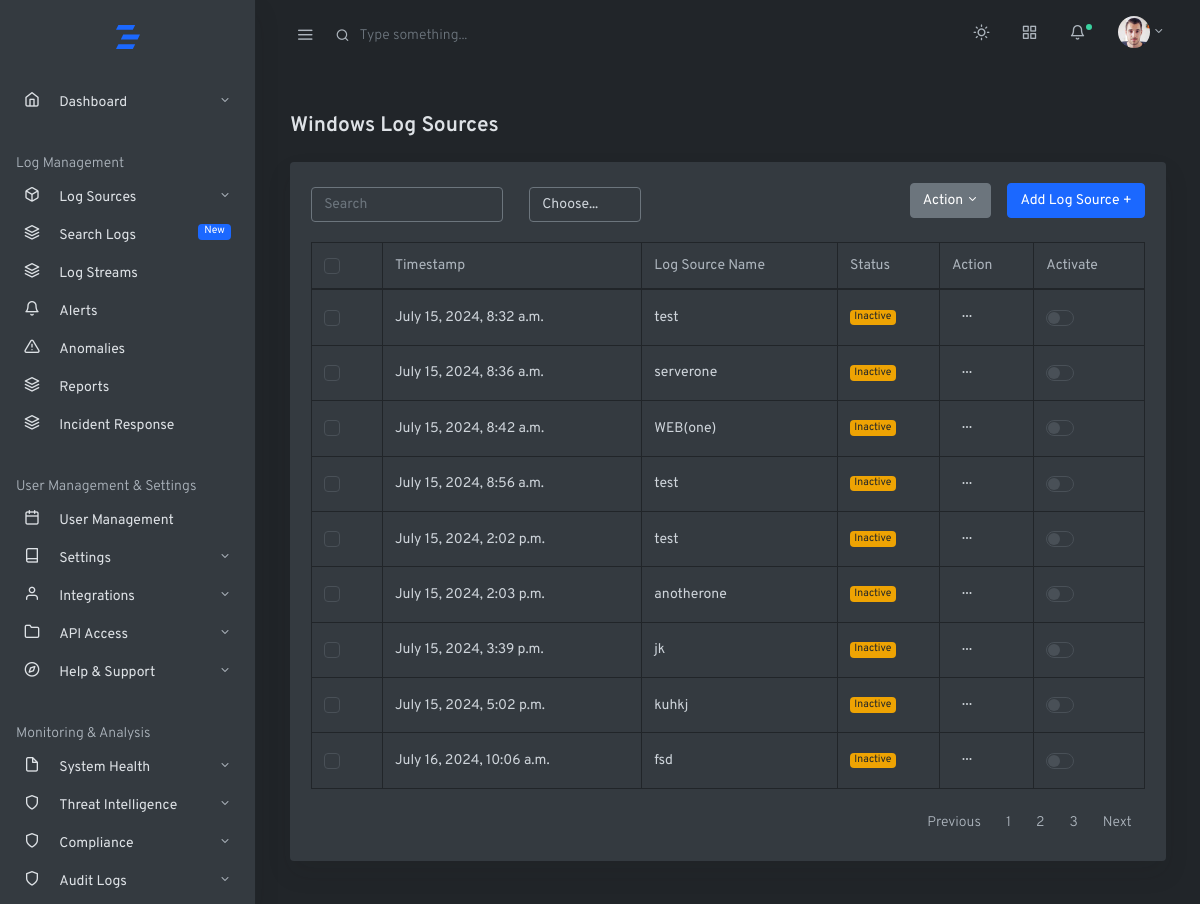
/home/logs-source/system/windows/, run on the app's committed database.
### log_management_app/models.py (models this page shows, shortened)
class WindowsLogSource(models.Model):
    LOG_TYPES = [
        ('All', 'All'),
        ('Application', 'Application logs'),
        ('Security', 'Security logs'),
        ('Setup', 'Setup logs'),
        ('System', 'System Logs'),
    ]
    INGESTION_MTD = [
        ('powershell', 'powershell'),
    ]
    log_source_name = models.CharField(max_length=100)
    log_type = models.CharField(max_length=20, choices=LOG_TYPES)
    log_format = models.CharField(max_length=50,default='JSON')
    ingestion_mtd = models.CharField(max_length=30, choices=INGESTION_MTD, default='Powershell')
    created_at=models.DateTimeField(auto_now_add=True,null=True)
    updated_at=models.DateTimeField(auto_now=True,null=True)

### log_management_app/views.py (the view)
# urls.py: path('home/logs-source/system/windows/', views.system_windows_logs, name='system_windows_logs'),
def system_windows_logs(request):
    log_sources=WindowsLogSource.objects.all()
    context={'log_sources':log_sources}
    return render(request,'baseapp/logsources/systemlogs/windows.html',context)

### log_management_app/templates/baseapp/logsources/systemlogs/windows.html (shortened to what this page needs)
{%extends 'mainhome.html'%}
{%block content%}
<div class="container-fluid">
    <div class="row justify-content-center">
      <div class="col-12">
        <div class="row">
          <div class="col-md-12 my-4">
            <h2 class="h4 mb-1">Windows Log Sources</h2>
            <div class="card shadow">
              <div class="card-body">
                <div class="toolbar row mb-3">
                  <div class="col">
                    <form class="form-inline">
                      <div class="form-row">
                        <div class="form-group col-auto">
                          <input type="text" class="form-control" id="search" value="" placeholder="Search">
                        </div>
                        <div class="form-group col-auto ml-3">
                          <select class="custom-select my-1 mr-sm-2" id="inlineFormCustomSelectPref">
                            <option selected>Choose...</option>
                          </select>
                        </div>
                      </div>
                    </form>
                  </div>
                  <div class="col ml-auto">
                    <div class="dropdown float-right">
                      <form action="{%url 'system_windows_logs_form'%}">
                      <button class="btn btn-primary float-right ml-3" type="submit">Add Log Source +</button>
                      <button class="btn btn-secondary dropdown-toggle" type="button" id="actionMenuButton" data-toggle="dropdown" aria-haspopup="true" aria-expanded="false"> Action </button>
                      </form>
                    </div>
                  </div>
                </div>
                <table class="table table-bordered">
                  <thead>
                    <tr role="row">
                      <th>
                        <div class="custom-control custom-checkbox">
                        </div>
                      </th>
                      <th>Timestamp</th>
                      <th>Log Source Name</th>
                      <th>Status</th>
                      <th>Action</th>
                      <th>Activate</th>
                    </tr>
                  </thead>
                  <tbody>
                    {% for log_source in log_sources %}
                    <tr>
                      <td>
                        <div class="custom-control custom-checkbox">
                        </div>
                      </td>
                      <td>{{ log_source.updated_at }}</td>
                      <td>{{ log_source.log_source_name }}</td>
                      <td>
                        {% if log_source.status == "Active" %}
                          <span class="badge badge-success">Active</span>
                        {% else %}
                          <span class="badge badge-warning">Inactive</span>
                        {% endif %}
                      </td>
                      <td>
                        <button class="btn btn-sm dropdown-toggle more-horizontal" type="button" data-toggle="dropdown" aria-haspopup="true" aria-expanded="false">
                        </button>
                      </td>
                      <td>
                        <div class="custom-control custom-switch">
                        </div>
                      </td>
                    </tr>
                    {% endfor %}
                  </tbody>
                </table>
                <nav aria-label="Table Paging" class="mb-0 text-muted">
                  <ul class="pagination justify-content-end mb-0">
                    <li class="page-item"><a class="page-link" href="#">Previous</a></li>
                    <li class="page-item"><a class="page-link" href="#">1</a></li>
                    <li class="page-item"><a class="page-link" href="#">2</a></li>
                    <li class="page-item"><a class="page-link" href="#">3</a></li>
                    <li class="page-item"><a class="page-link" href="#">Next</a></li>
                  </ul>
                </nav>
              </div>
            </div>
          </div>
        </div>
      </div>
    </div>
  </div>
{%endblock%}

### data on the page
WindowsLogSource: updated_at "July 15, 2024, 8:32 a.m.", log_source_name "test"
WindowsLogSource: updated_at "July 15, 2024, 8:36 a.m.", log_source_name "serverone"
WindowsLogSource: updated_at "July 15, 2024, 8:42 a.m.", log_source_name "WEB(one)"
WindowsLogSource: updated_at "July 15, 2024, 8:56 a.m.", log_source_name "test"
WindowsLogSource: updated_at "July 15, 2024, 2:02 p.m.", log_source_name "test"
WindowsLogSource: updated_at "July 15, 2024, 2:03 p.m.", log_source_name "anotherone"
WindowsLogSource: updated_at "July 15, 2024, 3:39 p.m.", log_source_name "jk"
WindowsLogSource: updated_at "July 15, 2024, 5:02 p.m.", log_source_name "kuhkj"
WindowsLogSource: updated_at "July 16, 2024, 10:06 a.m.", log_source_name "fsd"
